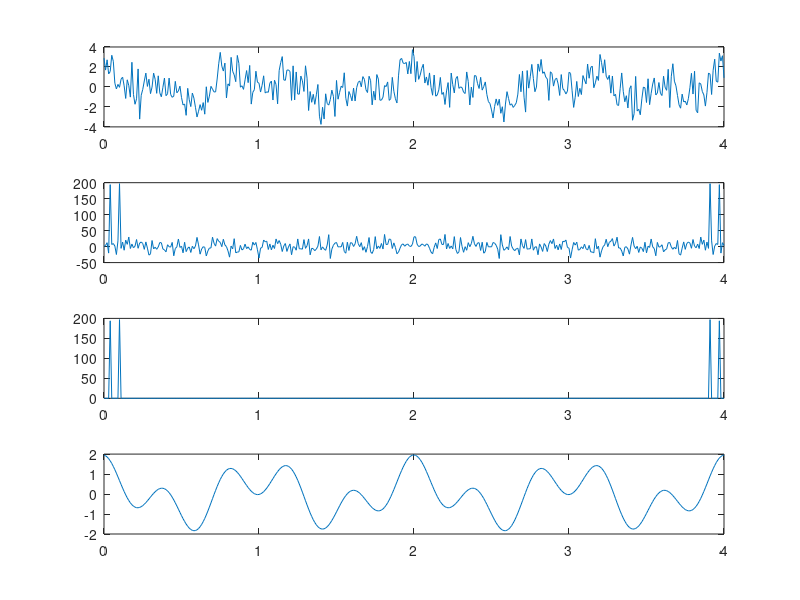

Source code (MATLAB):
clc;
clf;
clear;

t = 0:1/100:4;
y = cos(2*pi*t)+cos(5*pi*t);
noise = randn(1,size(y,2));
y_noise = y+noise;
FY_noise = fft(y_noise);
FY = FY_noise;

for i = 1:size(FY_noise,2)
    if abs(FY(i))<100
        FY(i) = 0;
    end
end

iFY = ifft(FY);

subplot(4,1,1);
plot(t,y_noise);

subplot(4,1,2);
plot(t,FY_noise);

subplot(4,1,3);
plot(t,FY);

subplot(4,1,4);
plot(t,iFY);